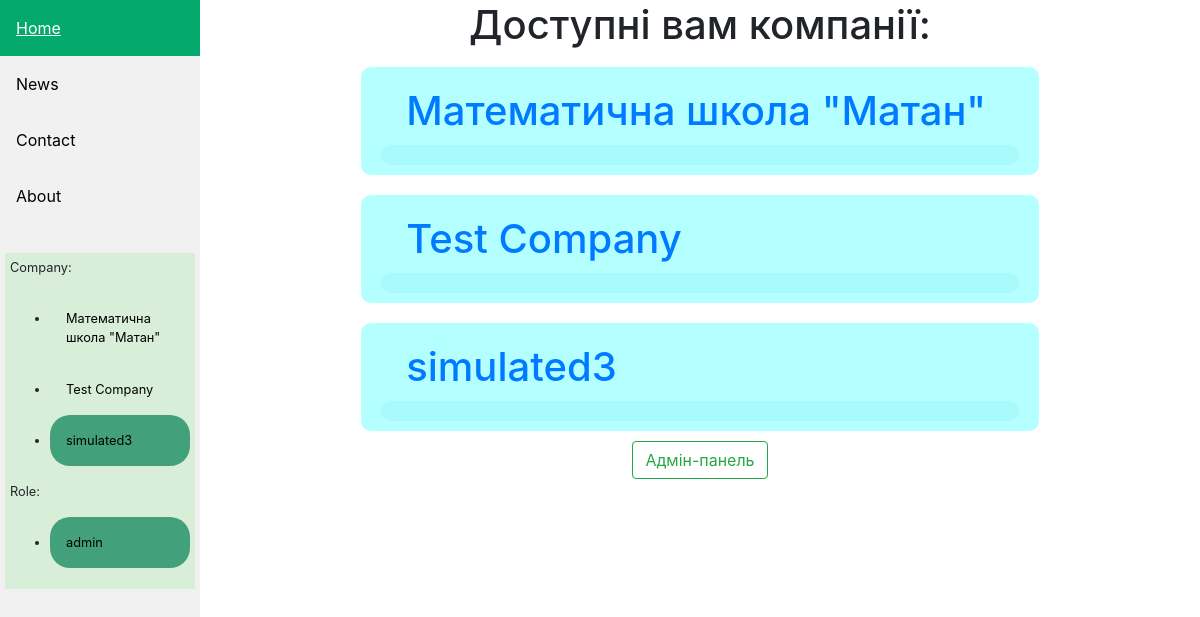
Before: /main/my_companies (signed in) with the older database file.
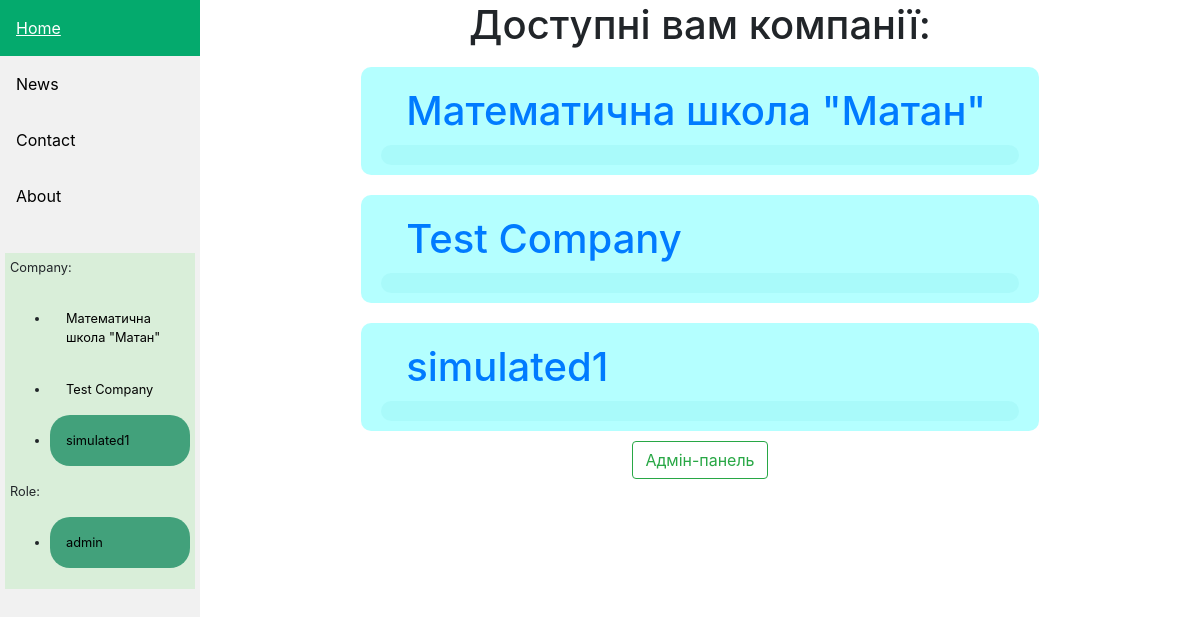
After: the same page with the newer database file.
### main/models.py (models this page shows, shortened)
class Company(models.Model):
    owner = models.ForeignKey(UserProfile, on_delete=models.PROTECT)
    name = models.CharField(max_length=60)
    description = models.TextField(max_length=1000, blank=True)
    C_t_min = models.IntegerField(default=0)  # %
    C_s_min = models.IntegerField(default=0)
    p_t_ser = models.FloatField(default=6)
    p_s_ser = models.FloatField(default=5)

class Role(models.Model):
    name = models.CharField(max_length=25)

### main/views.py (the view)
# urls.py: path('', RedirectView.as_view(url='/main/my_companies'))
@login_required(login_url='/auth/sign_in')
def my_companies(request):
    companies_users = CompanyUser.objects.filter(userprofile=request.user.userprofile)
    companies_ids = set([company_user.company_id for company_user in companies_users])
    return render(request, 'my_companies.html', context={'companies': Company.objects.filter(id__in=companies_ids), 'comp_user': companies_users[0]})

### authsys/models.py (called while the page is built)
    @property
    def my_companies(self):
        companies = []
        ids = []
        for c_user in self.companyuser_set.all():
            company = c_user.company
            company.selected = c_user.id == self.active_company_user_id
            if company.id in ids:
                if company.selected:
                    companies[ids.index(company.id)] = company
                continue
            ids.append(company.id)
            companies.append(company)
        print([comp.selected for comp in companies])
        return companies

    @property
    def available_roles(self):
        if not self.active_company_user:
            return []
        roles = []
        for company_user in self.companyuser_set.filter(company=self.active_company_user.company):
            role = company_user.role
            role.selected = self.active_company_user_id == company_user.id
            roles.append(role)
        return roles

### main/templates/my_companies.html (shortened to what this page needs)
{% extends 'base.html' %}
{% block content %}
    <div class="companies">
        <h1>Доступні вам компанії:</h1>
        {% for company in companies %}
            <div class="company">
                <a href="{% url 'main:enter_company' company.id %}"> <h1>{{ company.name }}</h1> </a>
                <p>{{ company.description }}</p>
            </div>
        {% endfor %}
        <button class="btn btn-outline-success" onclick="window.location='/admin'">Адмін-панель</button>
    </div>
{% endblock %}

### main/templates/sidebar.html
<div class="sidebar">
  <a class="active" href="#home">Home</a>
  <a href="#news">News</a>
  <a href="#contact">Contact</a>
  <a href="#about">About</a>
  <br>
  <div class="roles_panel">
    <p>Company: </p>
    <ul>
      {% for company in comp_user.userprofile.my_companies %}
          <li><a {% if company.selected %} style="background-color: #148a5fc3;;" {% endif %} href="/main/enter_company/{{ company.id }}"> {{ company.name }} </a></li>
      {% endfor %}
    </ul>
    <p>Role: </p>
    <ul>
      {% for role in comp_user.userprofile.available_roles %}
        <li><a {% if role.selected %} style="background-color: #148a5fc3;;" {% endif %}  href="/main/change_role/{{ role.id }}">{{ role.name }}</a></li>
      {% endfor %}
    </ul>
  </div>
</div>

Changed rows visible on the page:
removed Company: name "simulated3"
now on this page (row edited): Company: name "simulated1"
